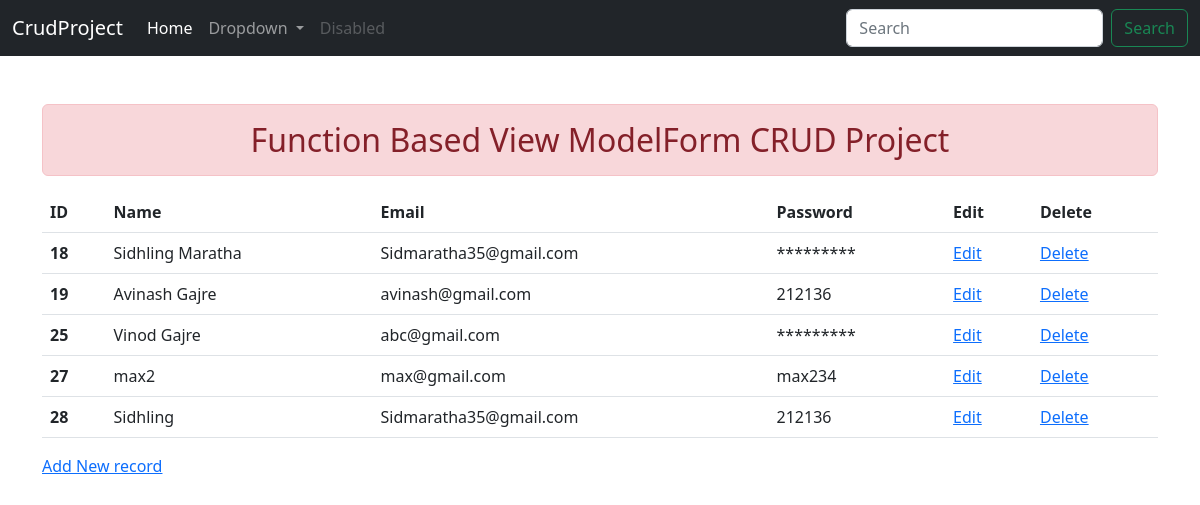
The page /show on the database its author committed.
### app1/models.py (models this page shows)
class User(models.Model):
    name = models.CharField(max_length=70)
    email = models.EmailField(max_length=70)
    password = models.CharField(max_length=70)

### app1/views.py (the view)
# urls.py: path('show', views.show, name='show'),
def show(request):
    stud = User.objects.all()
    return render(request, "view.html", {'stu':stud})

### templates/view.html (shortened to what this page needs)
{% extends 'base.html' %}
{% block content %}
{% if stu %}
<table class="table table-hover">
    <thead>
        <tr>
            <th scope="col">ID</th>
            <th scope="col">Name</th>
            <th scope="col">Email</th>
            <th scope="col">Password</th>
            <th scope="col">Edit</th>
            <th scope="col">Delete</th>
        </tr>
    </thead>
    <tbody>
        {% for st in stu %}
        <tr>
            <th scope="row">{{st.id}}</th>
            <td>{{st.name}}</td>
            <td>{{st.email}}</td>
            <td>{{st.password}}</td>
            <td><a href="/EditPage/{{st.id}}">Edit</a></td>
            <td><a href="/ConfirmDelete/{{st.id}}">Delete</a></td>
        </tr>
        {% endfor %}
    </tbody>
</table>
{% else %}
<h4 class="text-center alert alert-warning"> No records</h4>
{% endif %}
<a href="/">Add New record</a>
{% endblock content %}

### templates/base.html (shortened to what this page needs)
<!doctype html>
<html lang="en">
<head>
    <link href="https://cdn.jsdelivr.net/npm/bootstrap@5.2.1/dist/css/bootstrap.min.css" rel="stylesheet"
>
</head>
<body>
    <nav class="navbar navbar-expand-lg navbar-dark bg-dark">
        <div class="container-fluid">
            <a class="navbar-brand" href="/">CrudProject</a>
            <div class="collapse navbar-collapse" id="navbarSupportedContent">
                <ul class="navbar-nav me-auto mb-2 mb-lg-0">
                    <li class="nav-item">
                        <a class="nav-link active" aria-current="page" href="/">Home</a>
                    </li>
                    <li class="nav-item dropdown">
                        <a class="nav-link dropdown-toggle" href="#" role="button" data-bs-toggle="dropdown"
                            aria-expanded="false">
                            Dropdown
                        </a>
                    </li>
                    <li class="nav-item">
                        <a class="nav-link disabled">Disabled</a>
                    </li>
                </ul>
                <form class="d-flex" role="search">
                    <input class="form-control me-2" type="search" placeholder="Search" aria-label="Search">
                    <button class="btn btn-outline-success" type="submit">Search</button>
                </form>
            </div>
        </div>
    </nav>
    <div class="container mt-5">
        <h2 class="text-center alert alert-danger">Function Based View ModelForm CRUD Project</h2>
        {% block content %} {% endblock content %}
    </div>
</body>
</html>

### rows shown on the page
User: id "18", name "Sidhling Maratha", email "Sidmaratha35@gmail.com", password "*********"
User: id "19", name "Avinash Gajre", email "avinash@gmail.com", password "212136"
User: id "25", name "Vinod Gajre", email "abc@gmail.com", password "*********"
User: id "27", name "max2", email "max@gmail.com", password "max234"
User: id "28", name "Sidhling", email "Sidmaratha35@gmail.com", password "212136"
